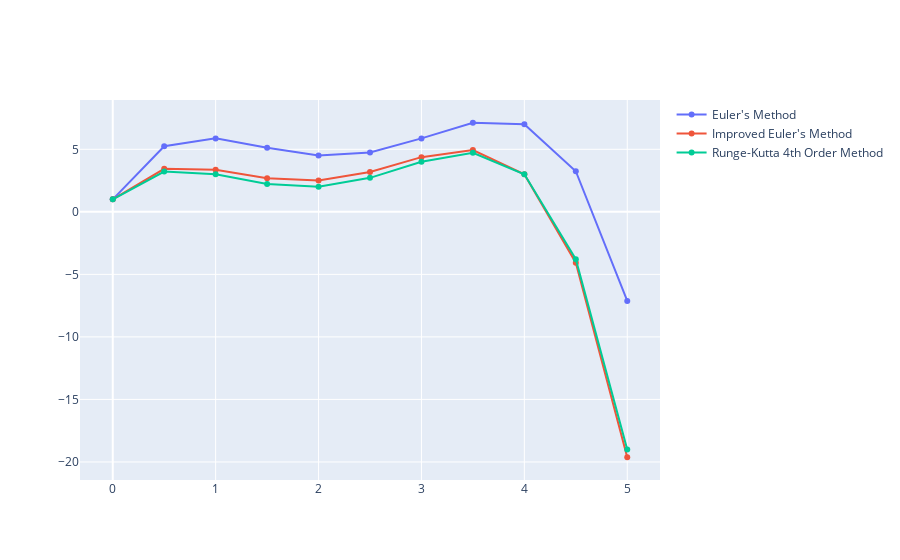

Notebook code cell kept with this figure:
### Code cell
traces = []
traces.append(utils.Get_Trace(valuesEuler, "Euler's Method")[0])
traces.append(utils.Get_Trace(valuesImproved, "Improved Euler's Method")[0])
traces.append(utils.Get_Trace(valuesRK4, "Runge-Kutta 4th Order Method")[0])
utils.Get_Comparison_Traces(traces).show()

### Figure 1 — Plotly figure (JSON) as saved in the notebook; plotly's stock layout.template omitted (floating-point values rounded to 4 significant figures)
{"data": [{"mode": "lines+markers", "name": "Euler's Method", "type": "scatter", "x": [0, 0.5, 1, 1.5, 2, 2.5, 3, 3.5, 4, 4.5, 5], "y": [1, 5.25, 5.875, 5.125, 4.5, 4.75, 5.875, 7.125, 7, 3.25, -7.125]}, {"mode": "lines+markers", "name": "Improved Euler's Method", "type": "scatter", "x": [0, 0.5, 1, 1.5, 2, 2.5, 3, 3.5, 4, 4.5, 5], "y": [1, 3.438, 3.375, 2.688, 2.5, 3.188, 4.375, 4.938, 3, -4.062, -19.62]}, {"mode": "lines+markers", "name": "Runge-Kutta 4th Order Method", "type": "scatter", "x": [0, 0.5, 1, 1.5, 2, 2.5, 3, 3.5, 4, 4.5, 5], "y": [1, 3.219, 3, 2.219, 2, 2.719, 4, 4.719, 3, -3.781, -19]}], "layout": {}}
